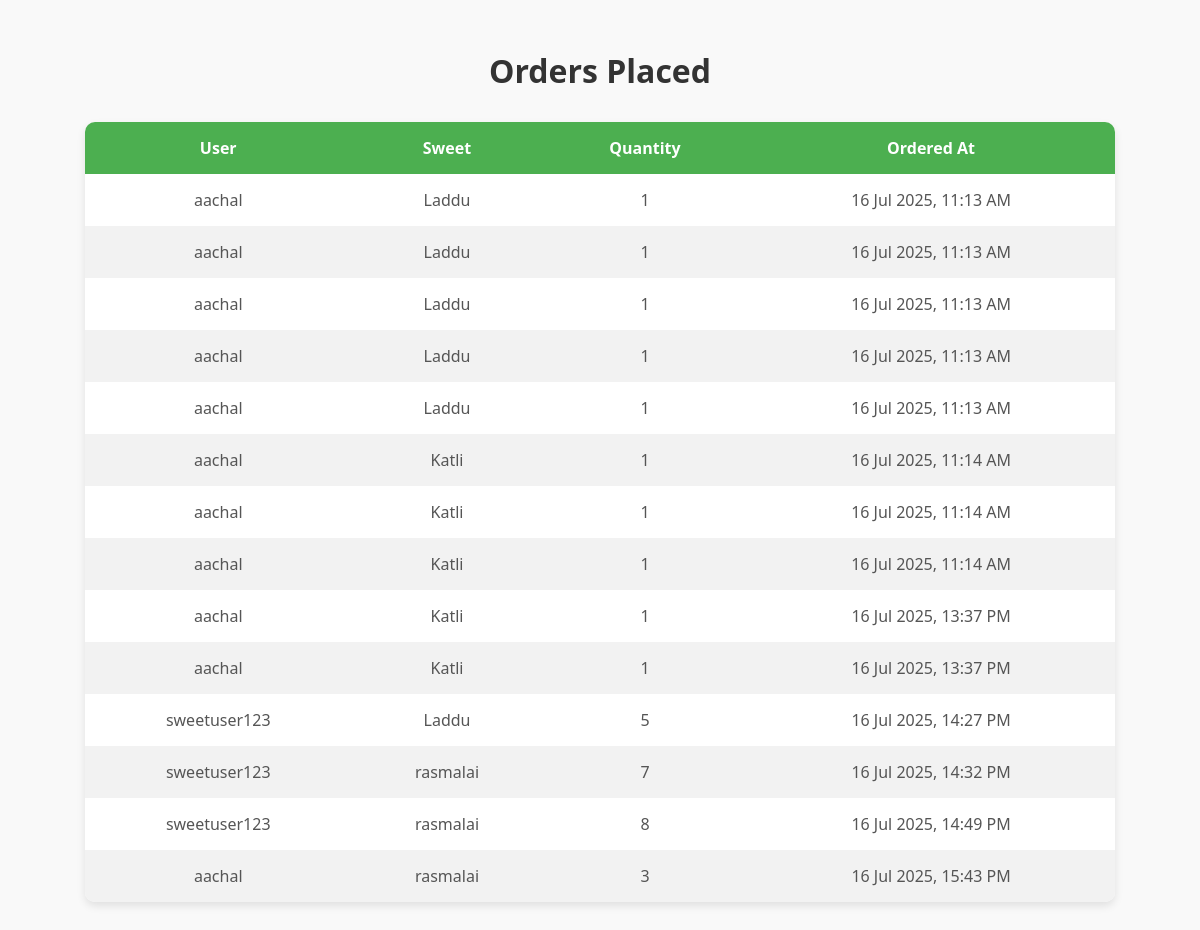
Screenshot of /orders/ (signed in) with the database file from the repository.
### sweet_shop/models.py (models this page shows, shortened)
class Order(models.Model):
    user = models.ForeignKey(User, on_delete=models.CASCADE)
    sweet = models.ForeignKey(Sweet, on_delete=models.PROTECT)  # ✅ Prevent deletion
    quantity = models.PositiveIntegerField(default=1)
    ordered_at = models.DateTimeField(auto_now_add=True)

class Sweet(models.Model):
    name = models.CharField(max_length=100)
    description = models.TextField()
    price = models.DecimalField(max_digits=6, decimal_places=2)
    image = models.ImageField(upload_to='sweet_images/', blank=True, null=True)
    quantity_available = models.PositiveIntegerField(default=0)  # 👈 Add this line

### sweet_shop/views.py (the view)
# urls.py: path('orders/', views.view_orders, name='view_orders'),
@login_required
def view_orders(request):
    orders = Order.objects.all()
    return render(request, 'sweet_shop/orders.html', {'orders': orders})

### sweet_shop/templates/sweet_shop/orders.html (shortened to what this page needs)
<!DOCTYPE html>
<html lang="en">
<head>
</head>
<body>
    <h1>Orders Placed</h1>
    {% if orders %}
    <table>
        <thead>
            <tr>
                <th>User</th>
                <th>Sweet</th>
                <th>Quantity</th>
                <th>Ordered At</th>
            </tr>
        </thead>
        <tbody>
            {% for order in orders %}
            <tr>
                <td>{{ order.user.username }}</td>
                <td>{{ order.sweet.name }}</td>
                <td>{{ order.quantity }}</td>
                <td>{{ order.ordered_at|date:"d M Y, H:i A" }}</td>
            </tr>
            {% endfor %}
        </tbody>
    </table>
    {% else %}
    <p class="empty-msg">No orders yet.</p>
    {% endif %}
</body>
</html>

### sweet_shop/templates/sweet_shop/orders.html (style rules this page uses)
body { font-family: 'Segoe UI', sans-serif; background-color: #f9f9f9; padding: 20px; }
h1 { color: #333; text-align: center; }
table { width: 90%; margin: 30px auto; border-collapse: collapse; background-color: #fff; box-shadow: 0 4px 8px rgba(0, 0, 0, 0.1); border-radius: 10px; overflow: hidden; }
th, td { padding: 15px 20px; text-align: center; }
th { background-color: #4CAF50; color: white; font-weight: 600; }
tr:nth-child(even) { background-color: #f2f2f2; }
td { color: #555; }

### rows the page displays
Order: user.username "aachal", sweet.name "Laddu", quantity "1", ordered_at "16 Jul 2025, 11:13 AM"
Order: user.username "aachal", sweet.name "Laddu", quantity "1", ordered_at "16 Jul 2025, 11:13 AM"
Order: user.username "aachal", sweet.name "Laddu", quantity "1", ordered_at "16 Jul 2025, 11:13 AM"
Order: user.username "aachal", sweet.name "Laddu", quantity "1", ordered_at "16 Jul 2025, 11:13 AM"
Order: user.username "aachal", sweet.name "Laddu", quantity "1", ordered_at "16 Jul 2025, 11:13 AM"
Order: user.username "aachal", sweet.name "Katli", quantity "1", ordered_at "16 Jul 2025, 11:14 AM"
Order: user.username "aachal", sweet.name "Katli", quantity "1", ordered_at "16 Jul 2025, 11:14 AM"
Order: user.username "aachal", sweet.name "Katli", quantity "1", ordered_at "16 Jul 2025, 11:14 AM"
Order: user.username "aachal", sweet.name "Katli", quantity "1", ordered_at "16 Jul 2025, 13:37 PM"
Order: user.username "aachal", sweet.name "Katli", quantity "1", ordered_at "16 Jul 2025, 13:37 PM"
Order: user.username "sweetuser123", sweet.name "Laddu", quantity "5", ordered_at "16 Jul 2025, 14:27 PM"
Order: user.username "sweetuser123", sweet.name "rasmalai", quantity "7", ordered_at "16 Jul 2025, 14:32 PM"
Order: user.username "sweetuser123", sweet.name "rasmalai", quantity "8", ordered_at "16 Jul 2025, 14:49 PM"
Order: user.username "aachal", sweet.name "rasmalai", quantity "3", ordered_at "16 Jul 2025, 15:43 PM"
